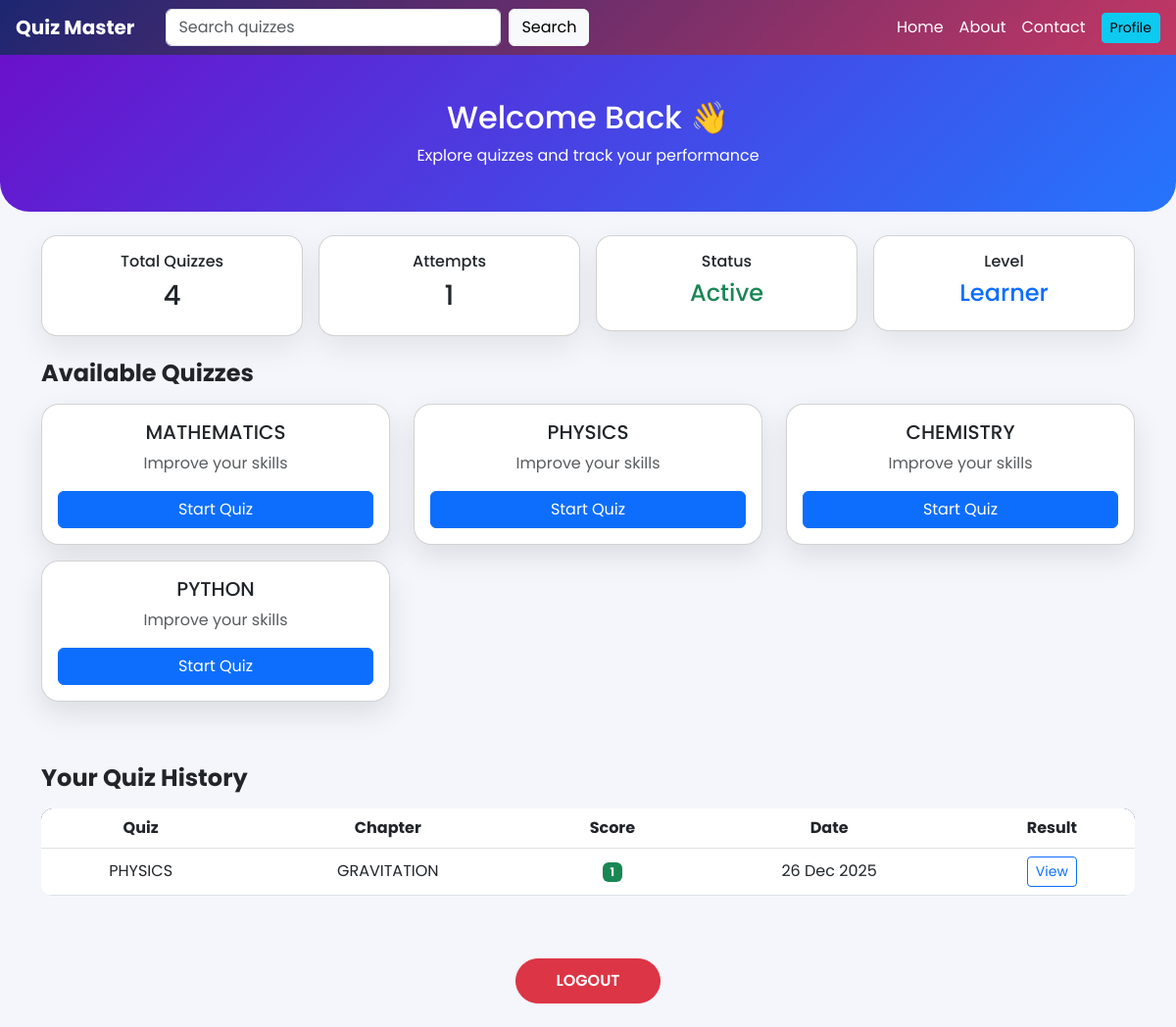
Page /user/dashboard (signed in) on the committed database.
### app.py (models this page shows)
class Quiz(db.Model):
    id = db.Column(db.Integer , primary_key= True)
    title = db.Column(db.String(100) , nullable = False)
    chapters = db.relationship('Chapter' , backref = 'quiz' , lazy = True)

class QuizAttempt(db.Model):
    id = db.Column(db.Integer, primary_key=True)
    user_id = db.Column(db.Integer, db.ForeignKey('user.id'), nullable=False)
    quiz_id = db.Column(db.Integer, db.ForeignKey('quiz.id'), nullable=False)
    chapter_id = db.Column(db.Integer, db.ForeignKey('chapter.id'), nullable=True)
    score = db.Column(db.Integer, nullable=True)
    answers = db.Column(db.Text, nullable=True)
    timestamp = db.Column(db.DateTime, default=datetime.utcnow)
    user = db.relationship('User', backref='quiz_attempts')
    quiz = db.relationship('Quiz', backref='attempts')
    chapter = db.relationship('Chapter', backref='attempts')

class Chapter(db.Model):
    id = db.Column(db.Integer , primary_key = True)
    title = db.Column(db.String(50) , nullable = False)
    quiz_id = db.Column(db.Integer , db.ForeignKey('quiz.id') , nullable = False)

### app.py (the view)
@app.route('/user/dashboard', methods=['GET', 'POST'])
def user_dashboard():
    if 'user_id' not in session:
        return redirect('/user/login')
    search_query = request.args.get('search', '').strip().lower()
    chapters = Chapter.query.all()
    if search_query:
        quizzes = Quiz.query.filter(
            Quiz.title.ilike(f'%{ search_query }%')
        ).all()
    else:
        quizzes = Quiz.query.all()
    attempts = QuizAttempt.query.filter_by(user_id=session['user_id']).order_by(QuizAttempt.timestamp.desc()).all()
    return render_template(
        'user_dashboard.html',
        username=session.get('username'),
        quizzes=quizzes,
        chapters=chapters,
        search_query=search_query,
        attempts=attempts
    )

### templates/user_dashboard.html (shortened to what this page needs)
<!DOCTYPE html>
<html lang="en">
<head>
  <link href="https://cdn.jsdelivr.net/npm/bootstrap@5.3.0/dist/css/bootstrap.min.css" rel="stylesheet">
</head>
<body>
<nav class="navbar navbar-expand-lg navbar-dark sticky-top px-3">
  <a class="navbar-brand" href="/">Quiz Master</a>
  <div class="collapse navbar-collapse" id="navMenu">
    <form class="d-flex mx-lg-3 my-2 my-lg-0" method="get" action="">
      <input class="form-control me-2" type="search" name="search"
             value="{{ search_query }}"
             placeholder="Search quizzes">
      <button class="btn btn-light">Search</button>
    </form>
    <ul class="navbar-nav ms-auto align-items-lg-center">
      <li class="nav-item">
        <a class="nav-link text-white" href="/">Home</a>
      </li>
      <li class="nav-item">
        <a class="nav-link text-white" href="/about">About</a>
      </li>
      <li class="nav-item">
        <a class="nav-link text-white" href="/contact">Contact</a>
      </li>
      <li class="nav-item ms-lg-2">
        <a href="/user/profile" class="btn btn-info btn-sm">Profile</a>
      </li>
    </ul>
  </div>
</nav>
<div class="hero text-center">
  <h2>Welcome Back 👋</h2>
  <p class="mb-0">Explore quizzes and track your performance</p>
</div>
<div class="container my-4">
  <div class="row g-3 mb-4 text-center">
    <div class="col-6 col-md-3">
      <div class="card stat-card p-3">
        <h6>Total Quizzes</h6>
        <h3>{{ quizzes|length }}</h3>
      </div>
    </div>
    <div class="col-6 col-md-3">
      <div class="card stat-card p-3">
        <h6>Attempts</h6>
        <h3>{{ attempts|length }}</h3>
      </div>
    </div>
    <div class="col-6 col-md-3">
      <div class="card stat-card p-3">
        <h6>Status</h6>
        <h4 class="text-success">Active</h4>
      </div>
    </div>
    <div class="col-6 col-md-3">
      <div class="card stat-card p-3">
        <h6>Level</h6>
        <h4 class="text-primary">Learner</h4>
      </div>
    </div>
  </div>
  <h4 class="fw-bold mb-3">Available Quizzes</h4>
  <div class="row">
    {% for quiz in quizzes %}
    <div class="col-md-4 mb-3">
      <div class="card quiz-card p-3 text-center h-100">
        <h5>{{ quiz.title }}</h5>
        <p class="text-muted">Improve your skills</p>
        <a href="/chapter/wise/quiz/{{ quiz.id }}" class="btn btn-primary w-100">
          Start Quiz
        </a>
      </div>
    </div>
    {% else %}
    <p class="text-center text-muted"><h3 style="color:crimson;">SORRY , No quizzes found !! 😔</h3></p>
    {% endfor %}
  </div>
  <h4 class="fw-bold mt-5 mb-3">Your Quiz History</h4>
  {% if attempts %}
  <div class="table-responsive">
    <table class="table table-hover text-center align-middle">
      <thead>
        <tr>
          <th>Quiz</th>
          <th>Chapter</th>
          <th>Score</th>
          <th>Date</th>
          <th>Result</th>
        </tr>
      </thead>
      <tbody>
        {% for attempt in attempts %}
        <tr>
          <td>{{ attempt.quiz.title }}</td>
          <td>{{ attempt.chapter.title if attempt.chapter else 'N/A' }}</td>
          <td><span class="badge bg-success">{{ attempt.score }}</span></td>
          <td>{{ attempt.timestamp.strftime("%d %b %Y") }}</td>
          <td>
            <a href="{{ url_for('answer_key', attempt_id=attempt.id) }}"
               class="btn btn-outline-primary btn-sm">
              View
            </a>
          </td>
        </tr>
        {% endfor %}
      </tbody>
    </table>
  </div>
  {% else %}
    <p class="text-center text-muted">No attempts yet !!</p>
  {% endif %}
  <div class="text-center mt-5">
    <a href="/user/login" class="btn btn-danger logout-btn">LOGOUT</a>
  </div>
</div>
</body>
</html>

### templates/user_dashboard.html (style rules this page uses)
body { font-family: 'Poppins', sans-serif; background: #f4f6fb; }
.navbar { background: linear-gradient(135deg, #1d2671, #c33764); }
.navbar-brand { font-weight: 700; color: #fff !important; }
.hero { background: linear-gradient(135deg, #6a11cb, #2575fc); color: white; padding: 45px 20px; border-radius: 0 0 30px 30px; }
.stat-card { border-radius: 16px; box-shadow: 0 12px 30px rgba(0,0,0,0.08); transition: transform 0.2s ease; }
.quiz-card { border-radius: 18px; box-shadow: 0 12px 30px rgba(0,0,0,0.1); transition: all 0.25s ease; }
table { background: white; border-radius: 12px; overflow: hidden; }
.table thead { background: #1d2671; color: white; }
.logout-btn { border-radius: 50px; padding: 10px 40px; font-weight: 600; }

### rows in the picture
Quiz: title "MATHEMATICS"
Quiz: title "PHYSICS"
Quiz: title "CHEMISTRY"
Quiz: title "PYTHON"
QuizAttempt: quiz "PHYSICS", chapter "GRAVITATION", score "1", timestamp "26 Dec 2025"

### other values in the picture
{{ quizzes|length }} "4"
{{ attempts|length }} "1"
